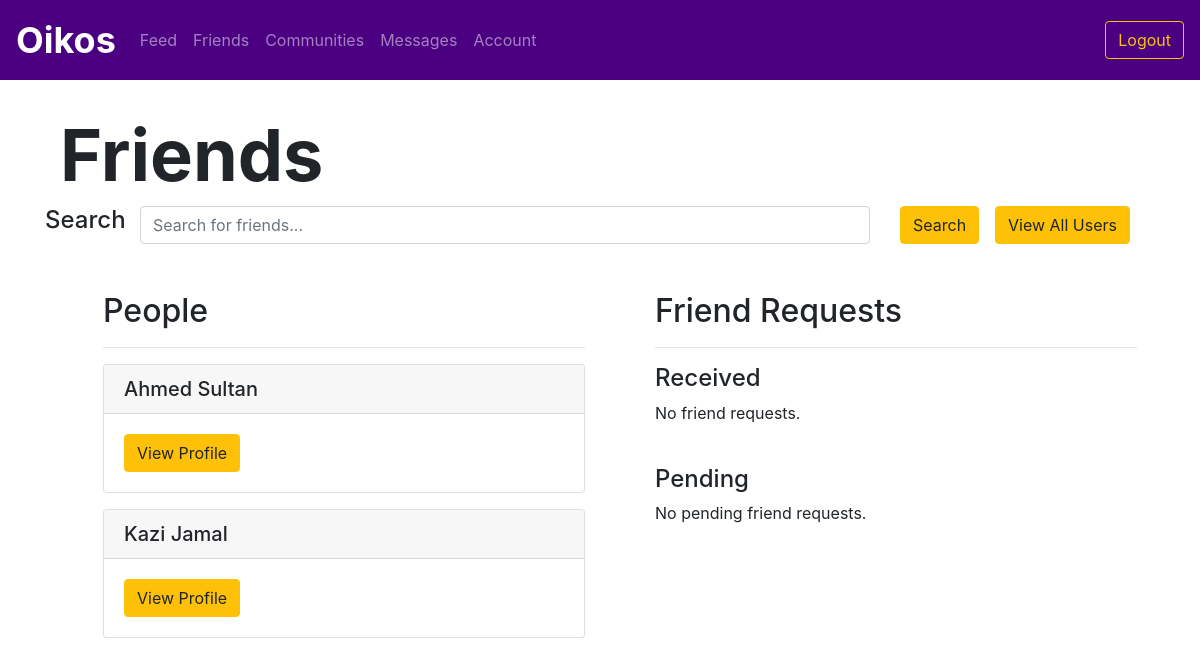
/allusers (signed in), run on an earlier commit of the app's database.
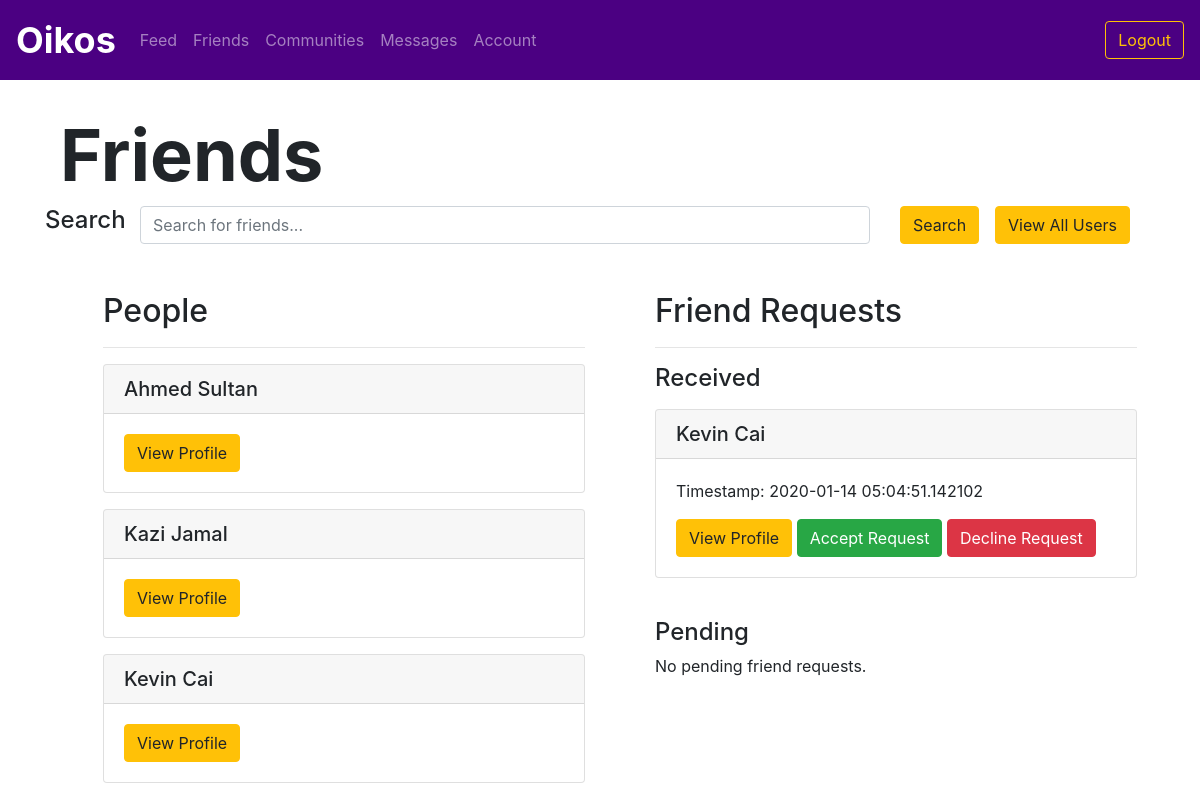
And on a later commit of the database.
### utl/models.py (models this page shows)
class User(db.Model):
    userID = db.Column(db.Integer, primary_key=True)
    email = db.Column(db.Text, unique=True, nullable=False)
    password = db.Column(db.Text, nullable=False)
    firstName = db.Column(db.Text, nullable=False)
    lastName = db.Column(db.Text, nullable=False)
    displayName = db.Column(db.Text, nullable=False)
    grade = db.Column(db.Text, nullable=False)

class FriendRequest(db.Model):
    requestID = db.Column(db.Integer, primary_key=True)
    senderID = db.Column(db.Integer, nullable=False)
    receiverID = db.Column(db.Integer, nullable=False)
    timestamp = db.Column(db.DateTime, nullable=False, default=datetime.utcnow)

### app.py (the view)
@app.route("/allusers")
@login_required
def allusers():
    userID = session['userID']
    users = usersfunctions.getAllUsers()
    reqs = friendsfunctions.getFriendRequests(userID)
    friendrequests = {}
    for req in reqs:
        friendrequests[req] = usersfunctions.getUser(req.senderID)
    preqs = friendsfunctions.getPendingFriendRequests(userID)
    pendingfriendrequests = {}
    for preq in preqs:
        pendingfriendrequests[preq] = usersfunctions.getUser(preq.receiverID)
    print(pendingfriendrequests)
    return render_template("friends.html", users=users, friendrequests=friendrequests, pendingfriendrequests=pendingfriendrequests)

### app.py (called while the page is built)
def login_required(f):
    @wraps(f)
    def decorated_function(*args, **kwargs):
        if "userID" not in session:
            return redirect(url_for('login'))
        return f(*args, **kwargs)
    return decorated_function

### utl/friends.py (called while the page is built)
def getFriendRequests(userID):
    friendrequests = FriendRequest.query.filter_by(receiverID=userID).order_by(FriendRequest.timestamp.desc()).all()
    return friendrequests

def getPendingFriendRequests(userID):
    friendrequests = FriendRequest.query.filter_by(senderID=userID).order_by(FriendRequest.timestamp.desc()).all()
    return friendrequests

### utl/users.py (called while the page is built)
def getUser(userID):
    user = User.query.filter_by(userID=userID).first()
    return user

def getAllUsers():
    users = User.query.order_by(User.displayName.asc())
    return users

### templates/friends.html (shortened to what this page needs)
{% extends "logbase.html" %}
{% block body %}
    <div class="content">
        <h1 class="display-3" style="font-weight: 700; padding-left: 5vw; padding-top: 5vh;">Friends</h1>
    </div>
    <div class="container mb-5">
        <form action="/searchfriends" method="POST">
            <div class="row">
                <div class="col-md-1">
                    <h4>Search</h4>
                </div>
                <div class="col-md-8">
                    <input name="query" type="text" class="form-control" id="query" aria-describedby="query" placeholder="Search for friends...">
                </div>
                <div class="col-md-1">
                    <button type="submit" class="btn btn-warning">Search</button>
                </div>
                <div class="col-md-2">
                    <a href="/allusers" class="btn btn-warning">View All Users</a>
                </div>
            </div>
        </form>
    </div>
    <div class="row m-5">
        <div class="col">
            <ul>
                <h2>People</h2>
                <hr>
                {% for user in users %}
                <div class="card my-3">
                    <h5 class="card-header">{{ user.displayName }}</h5>
                    <div class="card-body">
                        <a href="/profile/{{ user.userID }}" class="btn btn-warning">View Profile</a>
                    </div>
                </div>
                {% endfor %}
            </ul>
        </div>
        <div class="col">
            <ul>
                <h2>Friend Requests</h2>
                <hr>
                <h4>Received</h4>
                {% if not friendrequests %}
                <p>No friend requests.</p>
                {% else %}
                {% for friendrequest in friendrequests %}
                <div class="card my-3">
                    <h5 class="card-header">{{ friendrequests[friendrequest].displayName }}</h5>
                    <div class="card-body">
                        <p>Timestamp: {{ friendrequest.timestamp }}</p>
                        <a href="/profile/{{ friendrequests[friendrequest].userID }}" class="btn btn-warning">View Profile</a>
                        <a href="/acceptfriendrequest/{{ friendrequest.requestID }}" class="btn btn-success">Accept Request</a>
                        <a href="/declinefriendrequest/{{ friendrequest.requestID }}" class="btn btn-danger">Decline Request</a>
                    </div>
                </div>
                {% endfor %}
                {% endif %}
                <br>
                <h4>Pending</h4>
                {% if not pendingfriendrequests %}
                <p>No pending friend requests.</p>
                {% endif %}
            </ul>
        </div>
    </div>
{% endblock %}

What changed in the data, as far as the page shows it:
added User: displayName "Kevin Cai"
added FriendRequest: timestamp "2020-01-14 05:04:51.142102"
Also different on the page:
text no longer shown: "No friend requests."
